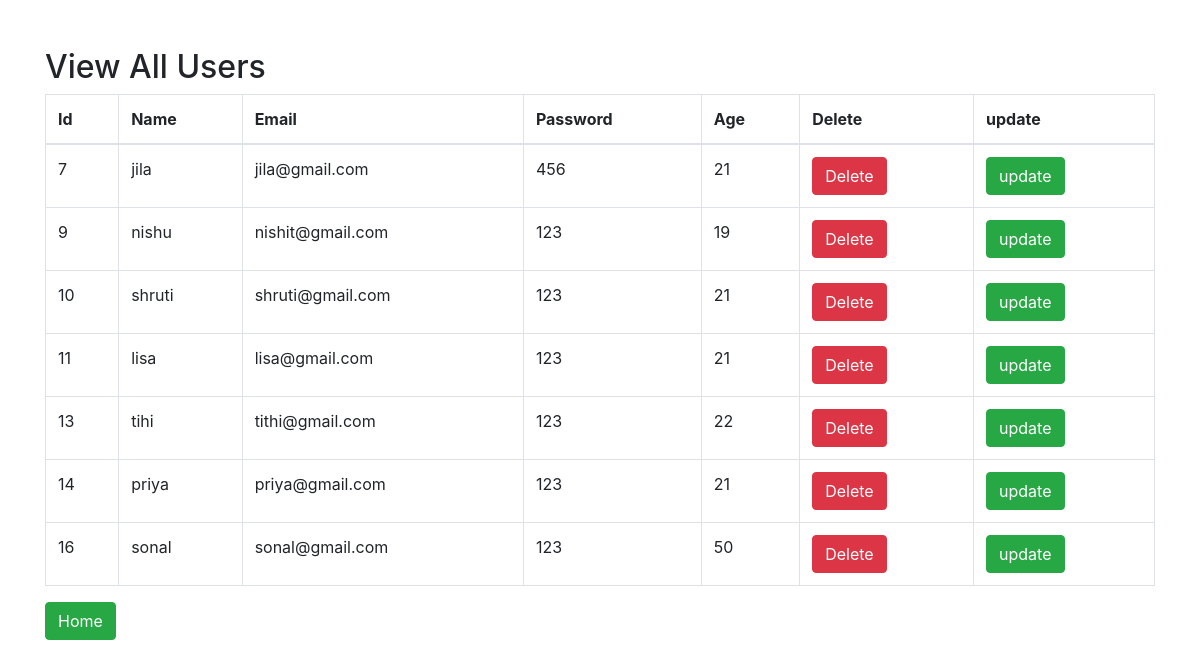
The app's page /view_user.php with its own data.
### tables this page shows
CREATE TABLE `user` (
  `user_id` int(11) NOT NULL,
  `user_name` varchar(255) NOT NULL,
  `user_email` varchar(255) NOT NULL,
  `user_password` varchar(255) NOT NULL,
  `user_age` int(11) NOT NULL
);

### view_user.php (the view, shortened to what this page needs)
<!DOCTYPE html>
<html lang="en">
<head>
  <link rel="stylesheet" href="https://maxcdn.bootstrapcdn.com/bootstrap/4.5.2/css/bootstrap.min.css">
</head>
<body>
<br><br>
<div class="container">
  <h2>View All Users</h2>
  <table class="table table-bordered">
    <thead>
      <tr>
        <th>Id</th>
        <th>Name</th>
        <th>Email</th>
		<th>Password</th>
		<th>Age</th>
		<th>Delete</th>
		<th>update</th>
      </tr>
    </thead>
    <tbody>
	<?php
		$conn = mysqli_connect('localhost','root','','userinfo');
		$select = "SELECT * FROM user";
		$run = mysqli_query($conn,$select);
		while($row_user = mysqli_fetch_array($run)){
			$user_id = $row_user['user_id'];
			$user_name = $row_user['user_name'];
			$user_email = $row_user['user_email'];
			$user_password = $row_user['user_password'];
			$user_age = $row_user['user_age'];
	?>
      <tr>
        <td><?php echo $user_id;?></td>
		<td><?php echo $user_name;?></td>
		<td><?php echo $user_email;?></td>
		<td><?php echo $user_password;?></td>
		<td><?php echo $user_age;?></td>
		<td><a class="btn btn-danger"href="view_user.php?del=<?php echo $user_id;?>">Delete</a></td>
		<td><a class="btn btn-success"href="update_user.php?update=<?php echo $user_id;?>">update</a></td>
      </tr>
	<?php } ?>
    </tbody>
  </table>
  <td><a class="btn btn-success" href="index.php">Home</a></td>
</div>
</body>
</html>

### records on screen
user: user_id "7", user_name "jila", user_email "jila@gmail.com", user_password "456", user_age "21"
user: user_id "9", user_name "nishu", user_email "nishit@gmail.com", user_password "123", user_age "19"
user: user_id "10", user_name "shruti", user_email "shruti@gmail.com", user_password "123", user_age "21"
user: user_id "11", user_name "lisa", user_email "lisa@gmail.com", user_password "123", user_age "21"
user: user_id "13", user_name "tihi", user_email "tithi@gmail.com", user_password "123", user_age "22"
user: user_id "14", user_name "priya", user_email "priya@gmail.com", user_password "123", user_age "21"
user: user_id "16", user_name "sonal", user_email "sonal@gmail.com", user_password "123", user_age "50"
